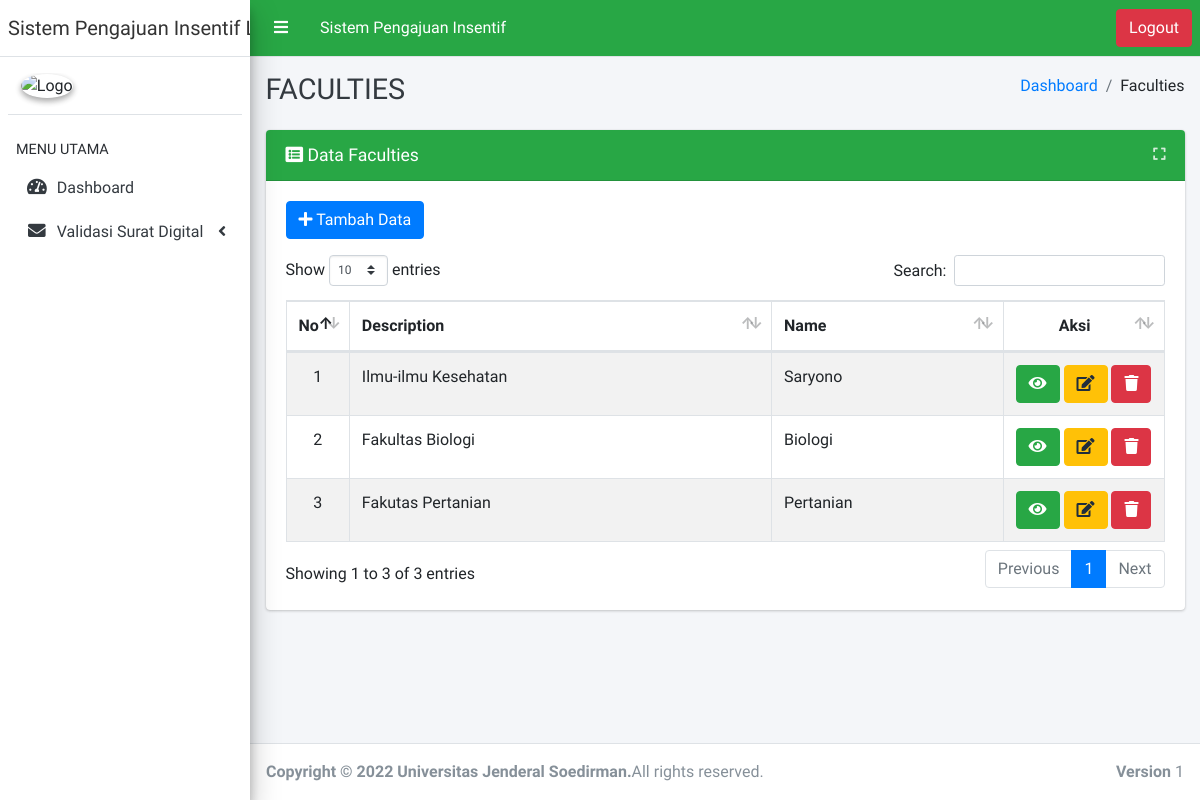
/index.php/faculties, run on an earlier commit of the app's database.
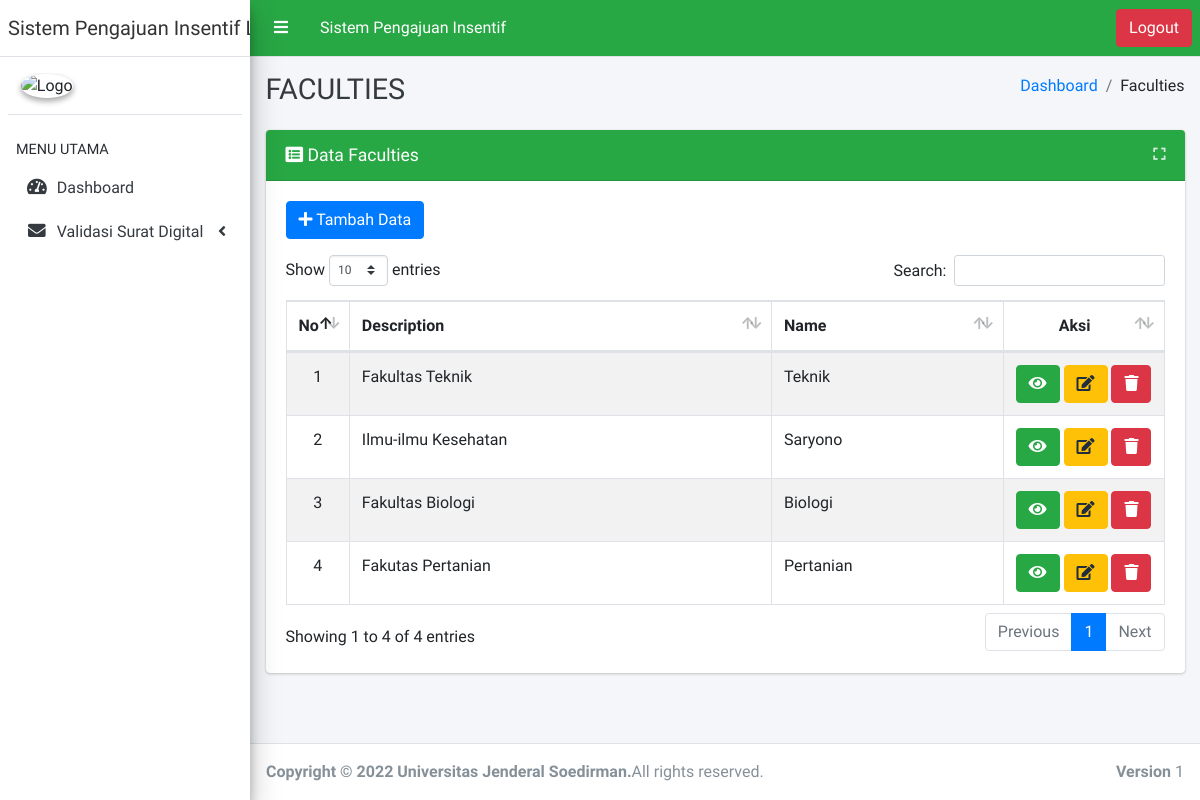
And on a later commit of the database.
### tables this page shows
CREATE TABLE `faculties` (
  `id` tinyint NOT NULL,
  `name` varchar(64) NOT NULL,
  `description` varchar(1024) NOT NULL
);

### application/libraries/Template.php (called while the page is built)
<?php if ( ! defined('BASEPATH')) exit('No direct script access allowed');
class Template {
		var $template_data = array();
		function set($name, $value)
		{
			$this->template_data[$name] = $value;
		}
		function load($template = '', $view = '' , $view_data = array(), $return = FALSE)
		{
			$this->CI =& get_instance();
			$this->set('contents', $this->CI->load->view($view, $view_data, TRUE));
			return $this->CI->load->view($template, $this->template_data, $return);
		}
}

### application/controllers/Faculties.php (called while the page is built, shortened)
<?php
class Faculties extends CI_Controller
{
    public function index()
    {
        $data = array(
            'faculties_data' => $this->Faculties_model->get_all(),
        );
        $this->template->load('layout/master','faculties/faculties_list', $data);
    }
}

### index.php (called while the page is built, shortened)
<?php
require_once BASEPATH.'core/CodeIgniter.php';

### application/models/Faculties_model.php (called while the page is built, shortened)
<?php
class Faculties_model extends CI_Model
{
    public $table = 'faculties';
    public $id = 'id';
    public $order = 'DESC';
    function get_all()
    {
        $this->db->order_by($this->id, $this->order);
        return $this->db->get($this->table)->result();
    }
}

### application/views/faculties/faculties_list.php (the view, shortened to what this page needs)
<div class="row">
    <div class="col-md-12">
        <div class="card card-success">
            <div class="card-header">
                <div class="card-title">
                    <i class="fa fa-list-alt"></i> Data Faculties
                </div>
                <div class="card-tools">
                    <button type="button" class="btn btn-tool" data-card-widget="maximize"><i class="fas fa-expand"></i></button>
                </div>
            </div>
            <div class="card-body">
                <a href="<?= site_url('faculties/create') ?>" class="btn btn-primary"><i class="fa fa-plus"></i> Tambah Data</a>
                <div class="table-responsive mt-3">
                    <table class="table table-bordered table-striped table-hover text-nowrap" width="100%" id="mytable">
                        <thead>
                            <tr>
                                <th class="text-center" width="5%">No</th>
								<th>Description</th>
								<th>Name</th>
								<th class="text-center" width="15%">Aksi</th>
                            </tr>
                        </thead>
                        <tbody>
						<?php
                            $no = 1;
                            foreach ($faculties_data as $value) { ?>
                            <tr>
								<td class="text-center"><?= $no++; ?></td>
								<td><?= $value->description ?></td>
								<td><?= $value->name ?></td>
								<td class="text-center">
                                    <a href="<?= site_url('faculties/read/'.$value->id) ?>" title="Lihat Detail Data"class="btn btn-success"><i class="fa fa-eye"></i></a>
                                    <a href="<?= site_url('faculties/update/'.$value->id) ?>" title="Ubah Data" class="btn btn-warning"><i class="fa fa-edit"></i></a>
                                    <a href="<?= site_url('faculties/delete/'.$value->id) ?>" title="Hapus Data" class="btn btn-danger hapus"><i class="fa fa-trash"></i></a>
                                </td>
                            </tr>
						<?php } ?>
                        </tbody>
                    </table>
                </div>
            </div>
        </div>
    </div>
</div>

### application/helpers/breadcrumb_helper.php (shortened to what this page needs)
<?php defined('BASEPATH') OR exit('no direct access');
if (!function_exists('generatedBreadcrumb')) {
    function generateBreadcrumb() {
        $ci = &get_instance();
        $i = 1;
        $uri = $ci->uri->segment($i);
        $link = '';
        while ($uri != '') {
            if ($ci->uri->segment($i + 1) == '') {
                $link .= '<li class="breadcrumb-item">';
                $link .=  ucwords(str_replace('_', ' ', $ci->uri->segment($i))) . '</li>';
            } else {
                $link .= '<li class="breadcrumb-item">';
                $link .= ucwords(str_replace('_', ' ', $ci->uri->segment($i))) . '</li>';
            }
            $i++;
            $uri = $ci->uri->segment($i);
        }
        $link .= '';
        return $link;
    }
}

What changed in the data, as far as the page shows it:
added faculties: description "Fakultas Teknik", name "Teknik"
Also different on the page:
text written by a page script: "Show entries Search: Showing 1 to 3 of 3 entries Previous 1 Next" → "Show entries Search: Showing 1 to 4 of 4 entries Previous 1 Next"
